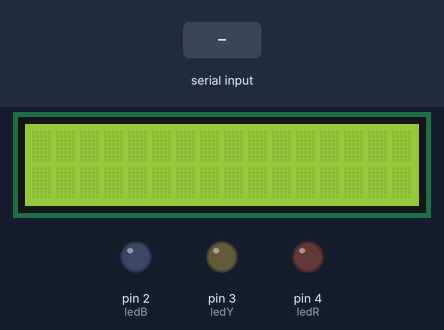
Bench run of a sketch on a simulated Arduino Uno, built with avr-gcc and run on an emulated ATmega328P. Shown: 16×2 character LCD, output pins drawn as LEDs (lit = HIGH). The inputs (shaded band) are chosen by the test bench.

Above: at 1.2 s.
1.3 s: "SJ\n" received over the second serial link
At 1.8 s:
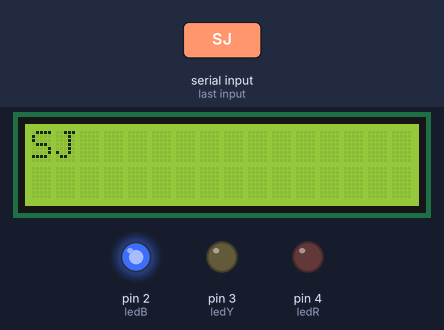
2.8 s: "IU\n" received over the second serial link
At 4.0 s:
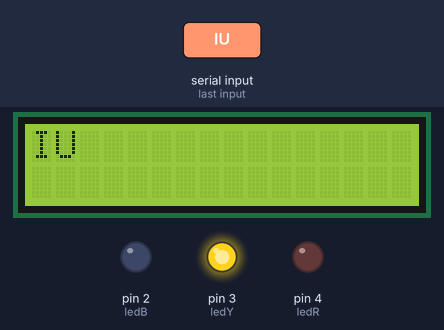
4.3 s: "EUNBIN\n" received over the second serial link
At 5.5 s:
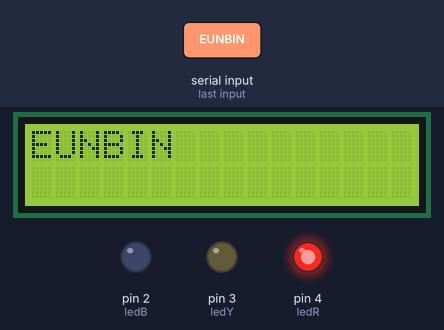
5.8 s: "1\n" received over the second serial link
At 6.4 s:
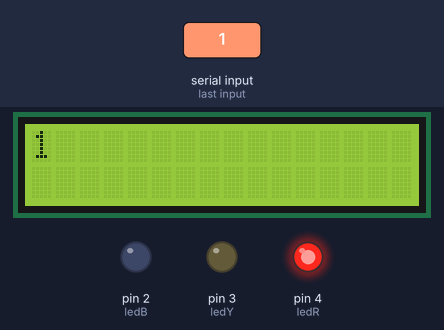
Timing chart, 0 to 8.3 s (numbered marks = the images above; inputs shaded):
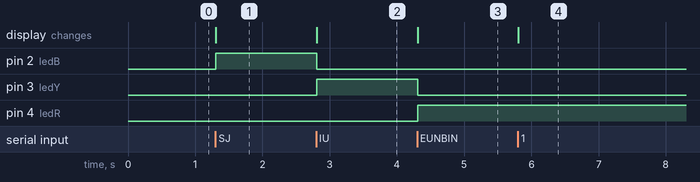

The sketch:

AI_classification_app.ino
```cpp
#include <Wire.h>
#include <LiquidCrystal_I2C.h>
#include <SoftwareSerial.h>

LiquidCrystal_I2C lcd(0x27, 16, 2);

SoftwareSerial btSerial(9, 10);

int ledR = 4;
int ledY = 3;
int ledB = 2;

void setup()
{
  btSerial.begin(9600);
  lcd.init();
  lcd.backlight();

  pinMode(ledR, OUTPUT);
  pinMode(ledY, OUTPUT);
  pinMode(ledB, OUTPUT);
}

void loop()
{
  if (btSerial.available())
  {
    String strData = btSerial.readStringUntil('\n');
    strData.trim();
    lcd.clear();
    lcd.setCursor(0, 0);
    lcd.print(strData);
    if (strData.indexOf("SJ") >= 0 )
    {
      digitalWrite(ledR, LOW);
      digitalWrite(ledY, LOW);
      digitalWrite(ledB, HIGH);
    }
    else if (strData.indexOf("IU") >= 0 )
    {
      digitalWrite(ledR, LOW);
      digitalWrite(ledY, HIGH);
      digitalWrite(ledB, LOW);
    }
    else if (strData.indexOf("EUNBIN") >= 0 )
    {
      digitalWrite(ledR, HIGH);
      digitalWrite(ledY, LOW);
      digitalWrite(ledB, LOW);
    }
  }
}
```

Measured:
- after the input at 1.3 s, pin 2 (ledB): LOW → HIGH at once; the display: changes at once (image 1)
- after the input at 2.8 s, pin 2 (ledB): HIGH → LOW at once; pin 3 (ledY): LOW → HIGH at once; the display: changes at once (image 2)
- after the input at 4.3 s, pin 3 (ledY): HIGH → LOW at once; pin 4 (ledR): LOW → HIGH at once; the display: changes at once (image 3)
- after the input at 5.8 s, the display: changes at once (image 4)
